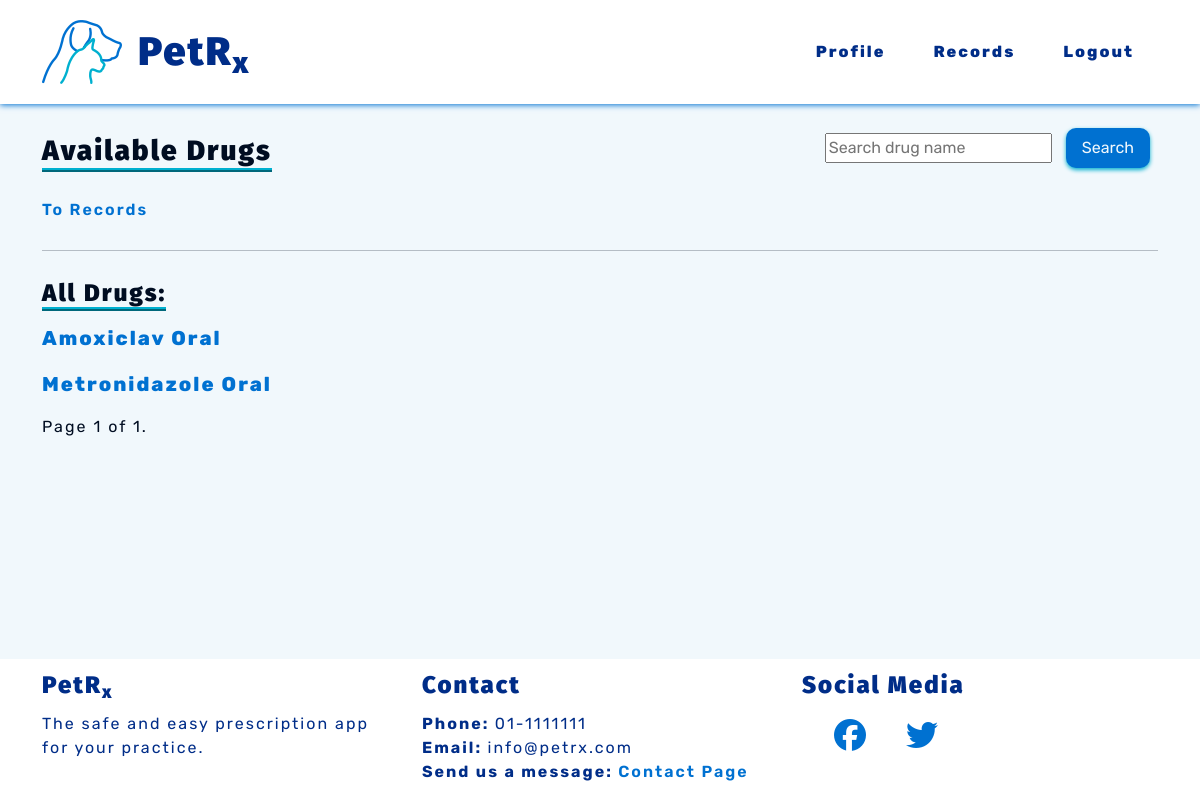
The page /prescriptions/drugs/ (signed in) on the database as committed earlier.
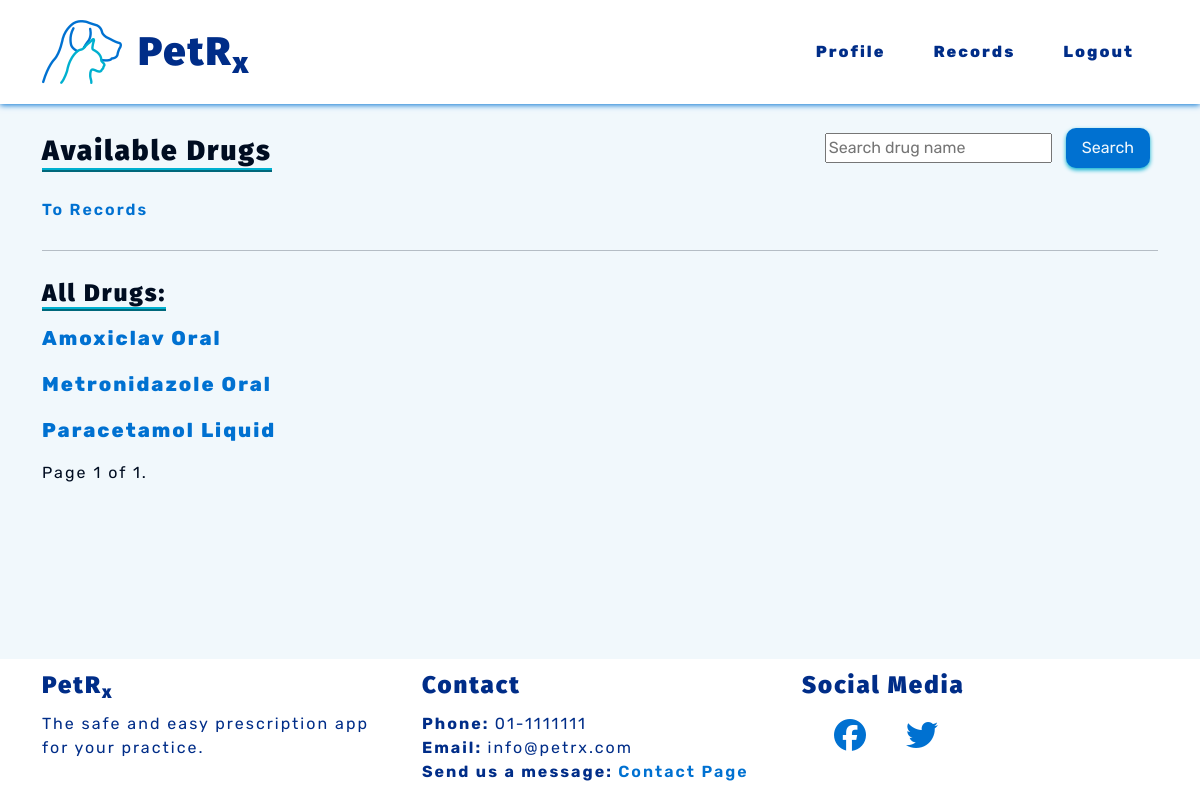
The same page on the database as committed later.
### prescriptions/models.py (models this page shows)
class Drug(models.Model):
    name = models.CharField(max_length=50)
    type = models.CharField(max_length=10, choices=TYPES, default='Injectable')
    dose = models.DecimalField(max_digits=4, decimal_places=2)
    high_dose = models.DecimalField(max_digits=4, decimal_places=2, blank=True,
                                    null=True,
                                    help_text='Add high dose for tablets \
                                    only.')
    tablet_strength = models.CharField(max_length=100, blank=True,
                                       help_text='Add tablet strength in \
                                       numbers, separated by commas.')
    measure = models.CharField(max_length=2, choices=MEASURE)
    category = models.ForeignKey(Category, on_delete=models.CASCADE)
    route = models.CharField(max_length=8, choices=ROUTES)
    warnings = models.CharField(max_length=300, default='None')
    def __str__(self):
        return self.name
    class Meta:
        ordering = ['name']

### petrx/decorators.py (the view)
    def wrapper(request, *args, **kwargs):
        if request.user.is_authenticated:
            if request.user.is_active:
                return function(request, *args, **kwargs)
            else:
                return render(request, 'vetprofiles/restricted.html')
        else:
            return redirect('vetprofiles:login')

### prescriptions/views.py (called while the page is built)
@vet_login_and_active
def drugs(request):
    drug_list = Drug.objects.all()
    paginator = Paginator(drug_list, 10)
    page_number = request.GET.get('page')
    page_obj = paginator.get_page(page_number)
    context = {
        'drug_list': drug_list,
        'page_obj': page_obj}
    return render(request, 'prescriptions/drugs.html', context)

### prescriptions/templates/prescriptions/drugs.html (shortened to what this page needs)
{% extends 'base.html' %}
{% block content %}
<section>
    <div class="row">
        <div class="col-sm-6">
            <h3 class="subheadings">Available Drugs</h3>
            <br>
            <div class="link-space">
                <a class="pet-links" href="{% url 'records:records' %}" aria-label="Go to records">To Records</a>
            </div>
        </div>
        <div class="col-sm-6">
            <form method="GET" class="float-end" action="{% url 'prescriptions:drug_search' %}" aria-label="Search">
                <input type="text" list="drugs" name="search" placeholder="Search drug name">
                <button type="submit" class="pet-btns sm-btns">Search</button>
            </form>
        </div>
    </div>
</section>
<hr>
<section>
    <h4 class="subheadings">All Drugs:</h4>
    {% if page_obj %}
    {% for drug in page_obj %}
    <p><a class="pet-links bg-links" href="{% url 'prescriptions:detail_drug' drug_id=drug.id %}"
            aria-label="Go to drug detail">{{ drug }}</a></p>
    {% endfor %}
    {% else %}
    <p>No drugs</p>
    {% endif %}
    <div class="pagination">
        <span class="step-links">
            <span class="current">
                Page {{ page_obj.number }} of {{ page_obj.paginator.num_pages }}.
            </span>
        </span>
    </div>
</section>
{% endblock %}

Rows that differ between the two databases and show on the page:
added Drug: name "Paracetamol Liquid"
